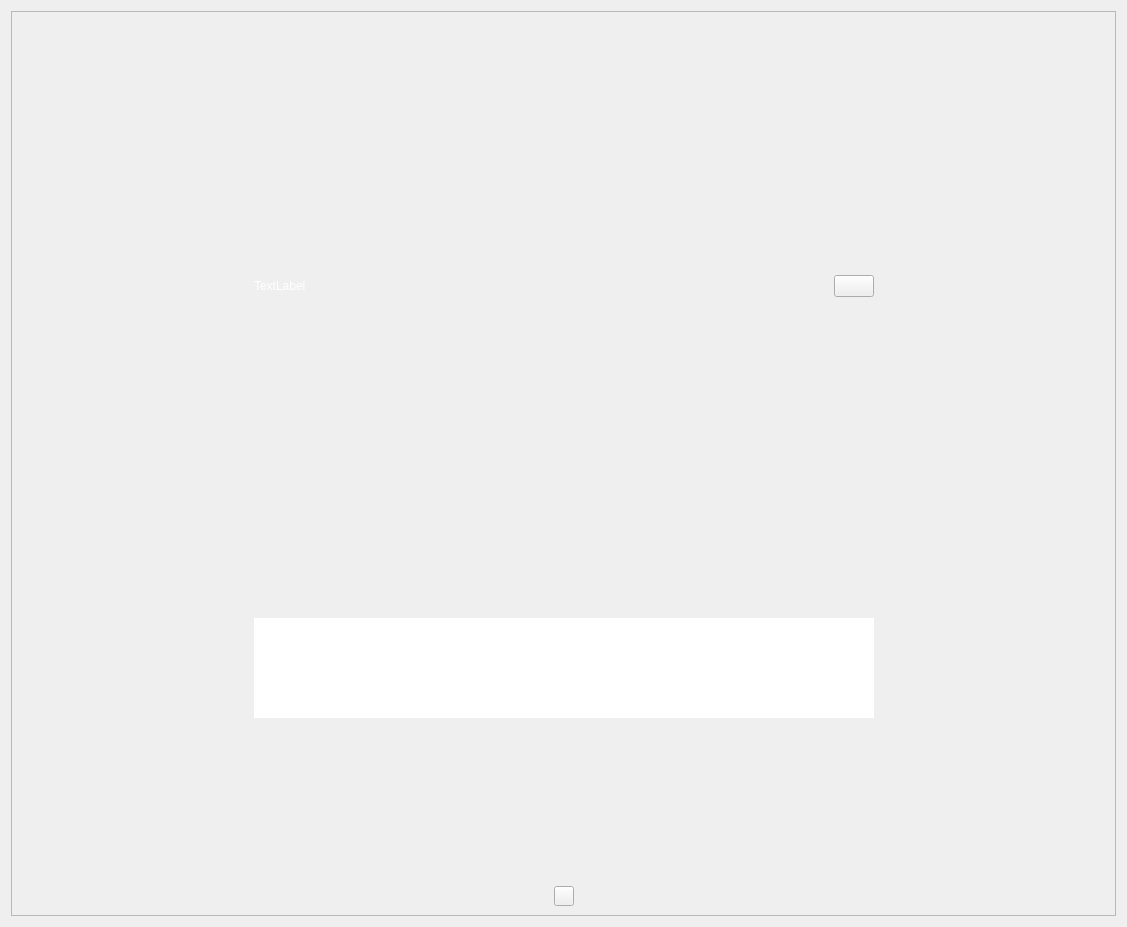
<?xml version="1.0" encoding="UTF-8"?>
<ui version="4.0">
 <class>rbuserphotoinfoForm</class>
 <widget class="QWidget" name="rbuserphotoinfoForm">
  <property name="geometry">
   <rect>
    <x>0</x>
    <y>0</y>
    <width>1127</width>
    <height>927</height>
   </rect>
  </property>
  <property name="windowTitle">
   <string>SimLaparo</string>
  </property>
  <layout class="QGridLayout" name="gridLayout_2">
   <item row="0" column="0">
    <widget class="QFrame" name="frame1">
     <property name="enabled">
      <bool>true</bool>
     </property>
     <property name="autoFillBackground">
      <bool>false</bool>
     </property>
     <property name="frameShape">
      <enum>QFrame::StyledPanel</enum>
     </property>
     <property name="frameShadow">
      <enum>QFrame::Raised</enum>
     </property>
     <layout class="QGridLayout" name="gridLayout">
      <item row="2" column="1">
       <spacer name="verticalSpacer_3">
        <property name="orientation">
         <enum>Qt::Vertical</enum>
        </property>
        <property name="sizeType">
         <enum>QSizePolicy::Fixed</enum>
        </property>
        <property name="sizeHint" stdset="0">
         <size>
          <width>399</width>
          <height>150</height>
         </size>
        </property>
       </spacer>
      </item>
      <item row="3" column="1">
       <layout class="QHBoxLayout" name="horizontalLayout_3">
        <item>
         <spacer name="horizontalSpacer_6">
          <property name="orientation">
           <enum>Qt::Horizontal</enum>
          </property>
          <property name="sizeHint" stdset="0">
           <size>
            <width>40</width>
            <height>20</height>
           </size>
          </property>
         </spacer>
        </item>
        <item>
         <widget class="QPushButton" name="CloseBtn">
          <property name="sizePolicy">
           <sizepolicy hsizetype="Fixed" vsizetype="Fixed">
            <horstretch>0</horstretch>
            <verstretch>0</verstretch>
           </sizepolicy>
          </property>
          <property name="minimumSize">
           <size>
            <width>20</width>
            <height>20</height>
           </size>
          </property>
          <property name="maximumSize">
           <size>
            <width>20</width>
            <height>20</height>
           </size>
          </property>
          <property name="focusPolicy">
           <enum>Qt::NoFocus</enum>
          </property>
          <property name="text">
           <string/>
          </property>
         </widget>
        </item>
        <item>
         <spacer name="horizontalSpacer_7">
          <property name="orientation">
           <enum>Qt::Horizontal</enum>
          </property>
          <property name="sizeHint" stdset="0">
           <size>
            <width>37</width>
            <height>17</height>
           </size>
          </property>
         </spacer>
        </item>
       </layout>
      </item>
      <item row="1" column="1">
       <widget class="QFrame" name="frame2">
        <property name="autoFillBackground">
         <bool>true</bool>
        </property>
        <layout class="QGridLayout" name="gridLayout_3">
         <item row="1" column="0">
          <layout class="QHBoxLayout" name="horizontalLayout">
           <item>
            <widget class="QLabel" name="photoinfolabel">
             <property name="styleSheet">
              <string notr="true">color: rgb(255, 255, 255);</string>
             </property>
             <property name="text">
              <string>TextLabel</string>
             </property>
             <property name="textFormat">
              <enum>Qt::AutoText</enum>
             </property>
            </widget>
           </item>
           <item>
            <spacer name="horizontalSpacer">
             <property name="orientation">
              <enum>Qt::Horizontal</enum>
             </property>
             <property name="sizeHint" stdset="0">
              <size>
               <width>40</width>
               <height>20</height>
              </size>
             </property>
            </spacer>
           </item>
           <item>
            <widget class="QPushButton" name="UserPhotoInfoOutputInfoBtn">
             <property name="sizePolicy">
              <sizepolicy hsizetype="Preferred" vsizetype="Preferred">
               <horstretch>0</horstretch>
               <verstretch>0</verstretch>
              </sizepolicy>
             </property>
             <property name="focusPolicy">
              <enum>Qt::NoFocus</enum>
             </property>
             <property name="text">
              <string/>
             </property>
            </widget>
           </item>
          </layout>
         </item>
         <item row="3" column="0">
          <layout class="QHBoxLayout" name="horizontalLayout_2">
           <item>
            <widget class="QLabel" name="showpicturelabel">
             <property name="enabled">
              <bool>true</bool>
             </property>
             <property name="sizePolicy">
              <sizepolicy hsizetype="Expanding" vsizetype="Expanding">
               <horstretch>0</horstretch>
               <verstretch>0</verstretch>
              </sizepolicy>
             </property>
             <property name="text">
              <string/>
             </property>
            </widget>
           </item>
           <item>
            <spacer name="horizontalSpacer_3">
             <property name="orientation">
              <enum>Qt::Horizontal</enum>
             </property>
             <property name="sizeType">
              <enum>QSizePolicy::Fixed</enum>
             </property>
             <property name="sizeHint" stdset="0">
              <size>
               <width>5</width>
               <height>10</height>
              </size>
             </property>
            </spacer>
           </item>
          </layout>
         </item>
         <item row="4" column="0">
          <spacer name="verticalSpacer">
           <property name="orientation">
            <enum>Qt::Vertical</enum>
           </property>
           <property name="sizeType">
            <enum>QSizePolicy::Fixed</enum>
           </property>
           <property name="sizeHint" stdset="0">
            <size>
             <width>20</width>
             <height>1</height>
            </size>
           </property>
          </spacer>
         </item>
         <item row="5" column="0">
          <widget class="QTableWidget" name="listpicturetableWidget">
           <property name="sizePolicy">
            <sizepolicy hsizetype="Maximum" vsizetype="Maximum">
             <horstretch>100</horstretch>
             <verstretch>30</verstretch>
            </sizepolicy>
           </property>
           <property name="minimumSize">
            <size>
             <width>620</width>
             <height>100</height>
            </size>
           </property>
           <property name="maximumSize">
            <size>
             <width>620</width>
             <height>100</height>
            </size>
           </property>
           <property name="sizeIncrement">
            <size>
             <width>0</width>
             <height>2</height>
            </size>
           </property>
           <property name="frameShape">
            <enum>QFrame::NoFrame</enum>
           </property>
           <property name="frameShadow">
            <enum>QFrame::Plain</enum>
           </property>
           <property name="autoScrollMargin">
            <number>17</number>
           </property>
          </widget>
         </item>
         <item row="6" column="0">
          <spacer name="verticalSpacer_5">
           <property name="orientation">
            <enum>Qt::Vertical</enum>
           </property>
           <property name="sizeType">
            <enum>QSizePolicy::Fixed</enum>
           </property>
           <property name="sizeHint" stdset="0">
            <size>
             <width>20</width>
             <height>3</height>
            </size>
           </property>
          </spacer>
         </item>
         <item row="2" column="0">
          <spacer name="verticalSpacer_4">
           <property name="orientation">
            <enum>Qt::Vertical</enum>
           </property>
           <property name="sizeType">
            <enum>QSizePolicy::Fixed</enum>
           </property>
           <property name="sizeHint" stdset="0">
            <size>
             <width>20</width>
             <height>15</height>
            </size>
           </property>
          </spacer>
         </item>
         <item row="0" column="0">
          <spacer name="verticalSpacer_6">
           <property name="orientation">
            <enum>Qt::Vertical</enum>
           </property>
           <property name="sizeType">
            <enum>QSizePolicy::Fixed</enum>
           </property>
           <property name="sizeHint" stdset="0">
            <size>
             <width>20</width>
             <height>5</height>
            </size>
           </property>
          </spacer>
         </item>
        </layout>
       </widget>
      </item>
      <item row="0" column="1">
       <spacer name="verticalSpacer_2">
        <property name="orientation">
         <enum>Qt::Vertical</enum>
        </property>
        <property name="sizeType">
         <enum>QSizePolicy::Fixed</enum>
        </property>
        <property name="sizeHint" stdset="0">
         <size>
          <width>399</width>
          <height>240</height>
         </size>
        </property>
       </spacer>
      </item>
      <item row="1" column="0">
       <spacer name="horizontalSpacer_4">
        <property name="orientation">
         <enum>Qt::Horizontal</enum>
        </property>
        <property name="sizeHint" stdset="0">
         <size>
          <width>40</width>
          <height>459</height>
         </size>
        </property>
       </spacer>
      </item>
      <item row="1" column="2">
       <spacer name="horizontalSpacer_5">
        <property name="orientation">
         <enum>Qt::Horizontal</enum>
        </property>
        <property name="sizeHint" stdset="0">
         <size>
          <width>40</width>
          <height>459</height>
         </size>
        </property>
       </spacer>
      </item>
     </layout>
     <zorder>frame2</zorder>
     <zorder>verticalSpacer_2</zorder>
     <zorder>horizontalSpacer_4</zorder>
     <zorder>horizontalSpacer_5</zorder>
    </widget>
   </item>
  </layout>
 </widget>
 <resources/>
 <connections/>
</ui>
